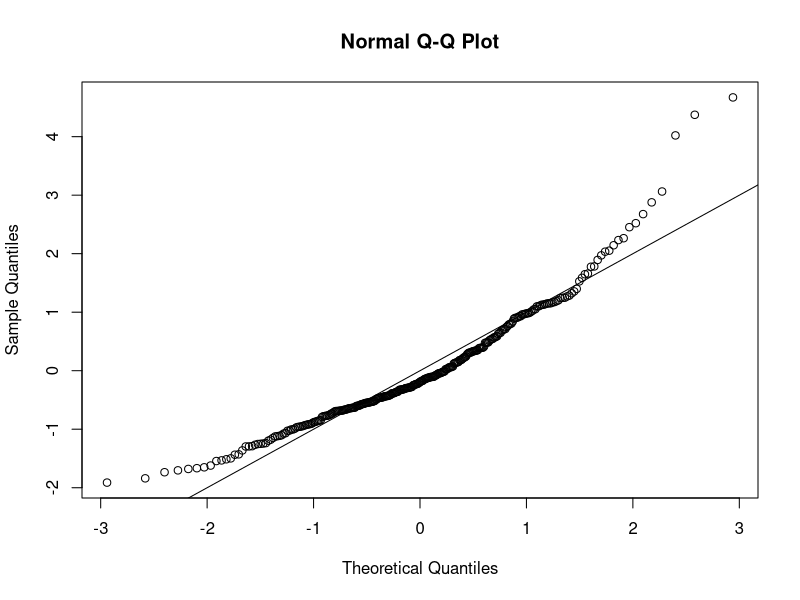
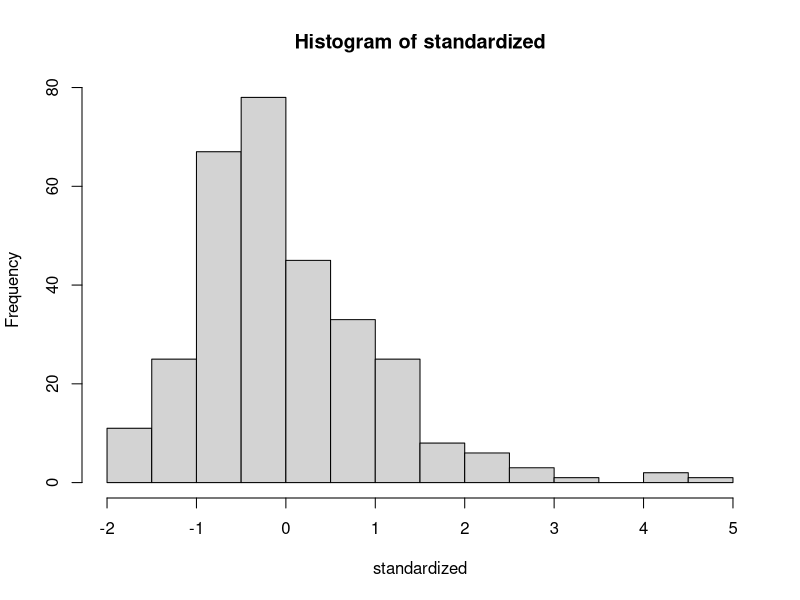
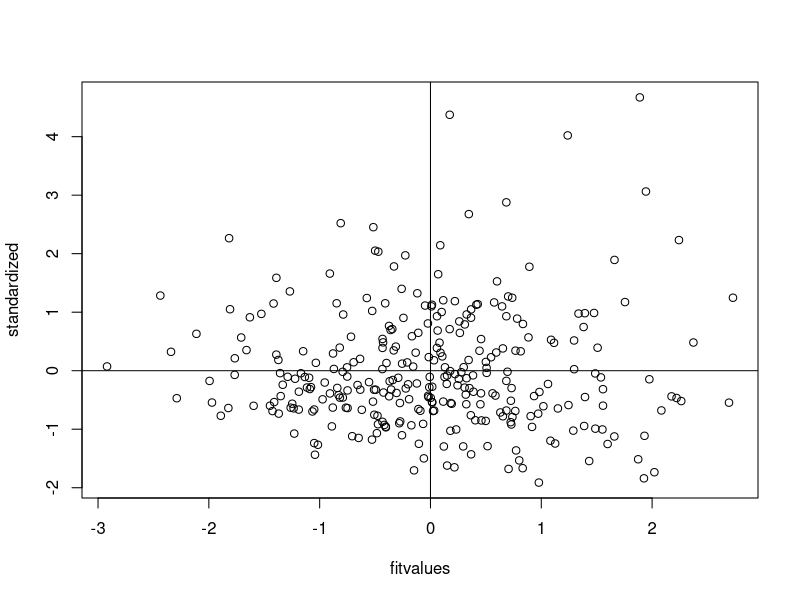

Reproduce these figures in R, in order.
setwd("E:/GA/Scales")
master = read.csv("Meaning_Scales_GeneralLifePurposeScale_RR_RN_Paper.csv")
summary(master)
##Reverse Code. No Reverse Coding.

####DATA SCREENING####

##Missing Data##
library(mice)
percentmiss = function(x){ sum(is.na(x))/length(x) *100 }

##Going by rows ONLY
##here I excluded the first two columns because they were 
##included for everyone as IDs, so I don't want to count that
##as part of the percent toward what they did
notypos = master
missing = apply(notypos[ , 3:17], 1, percentmiss) 
table(missing)

##replace only the data that you should
replacepeople = notypos[ missing <= 5 , ]  
dontpeople = notypos[ missing > 5 , ]

##figure out the columns to exclude (survey data)
apply(replacepeople, 2, percentmiss)
replacecolumn = replacepeople[ , -c(1,2,18)]
dontcolumn = replacepeople[ , c(1,2,18)]

nomiss = replacepeople
##Outliers##
mahal = mahalanobis(nomiss[ , -c(1,2,18)], 
                    colMeans(nomiss[ , -c(1,2,18)], na.rm = TRUE),
                    cov(nomiss[ , -c(1,2,18)], use="pairwise.complete.obs"))

summary(mahal)
cutoff = qchisq(.999,ncol(nomiss[ , -c(1,2,18)])) 
summary(mahal < cutoff)
noout = nomiss[ mahal < cutoff, ]

##additivity: correlations
correlations = cor(noout[,-c(1,2,18)], use="pairwise.complete.obs")
symnum(correlations)

##make the random stuff
random = rchisq(nrow(noout), 7)
##be sure here not to include the ID columns!
fake = lm(random~., data=noout[ , -c(1:2,18)])

##get the linearity plot
##create the standardized residuals
standardized = rstudent(fake)
qqnorm(standardized)
abline(0,1)

##multivariate normality
hist(standardized, breaks=15)

##homogeneity and homoscedaticity
fitvalues = scale(fake$fitted.values)
plot(fitvalues, standardized) 
abline(0,0)
abline(v = 0)

##Scoring
GLPS <- rowSums(noout[, c(3:17)])
GLPS
